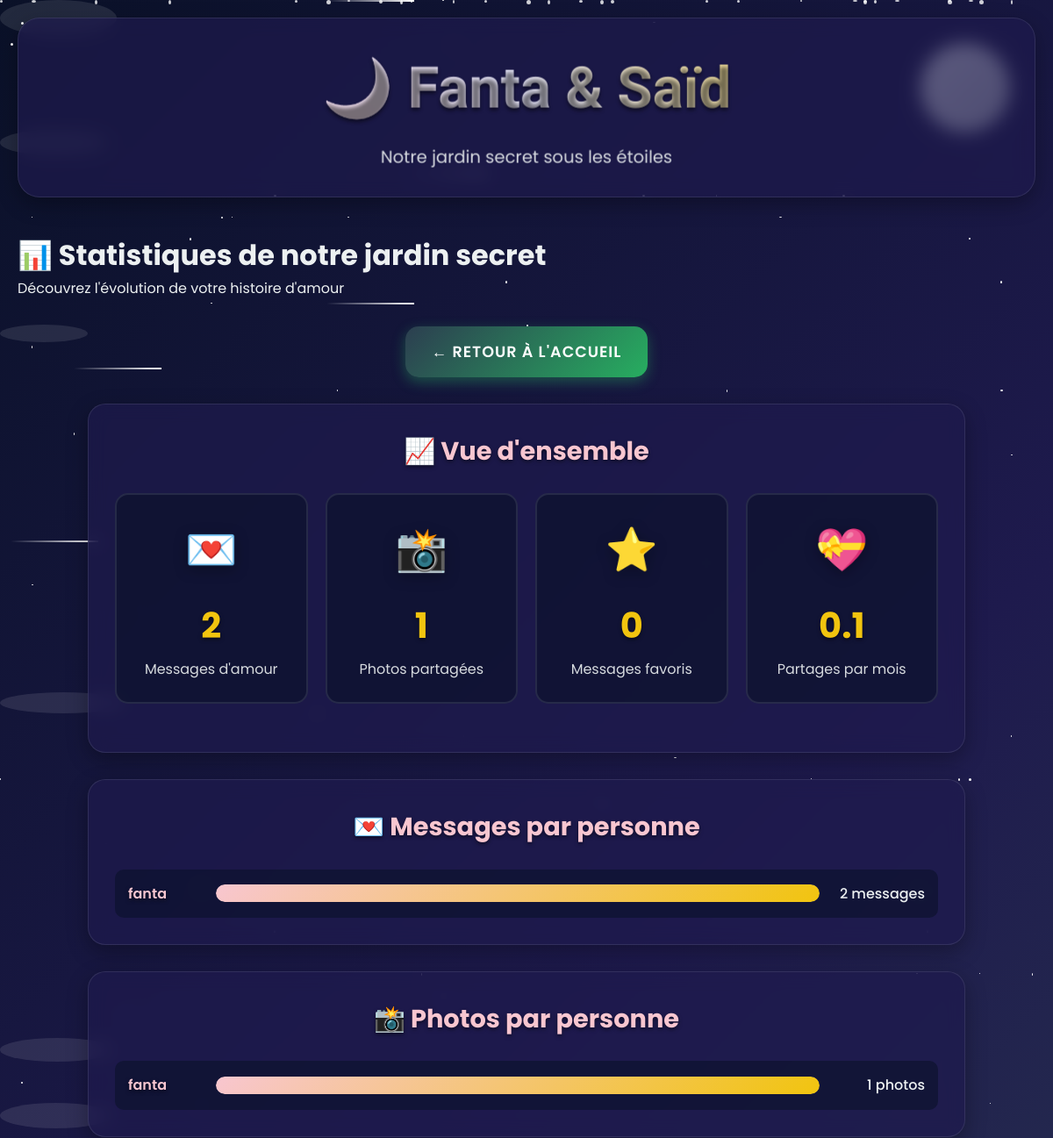
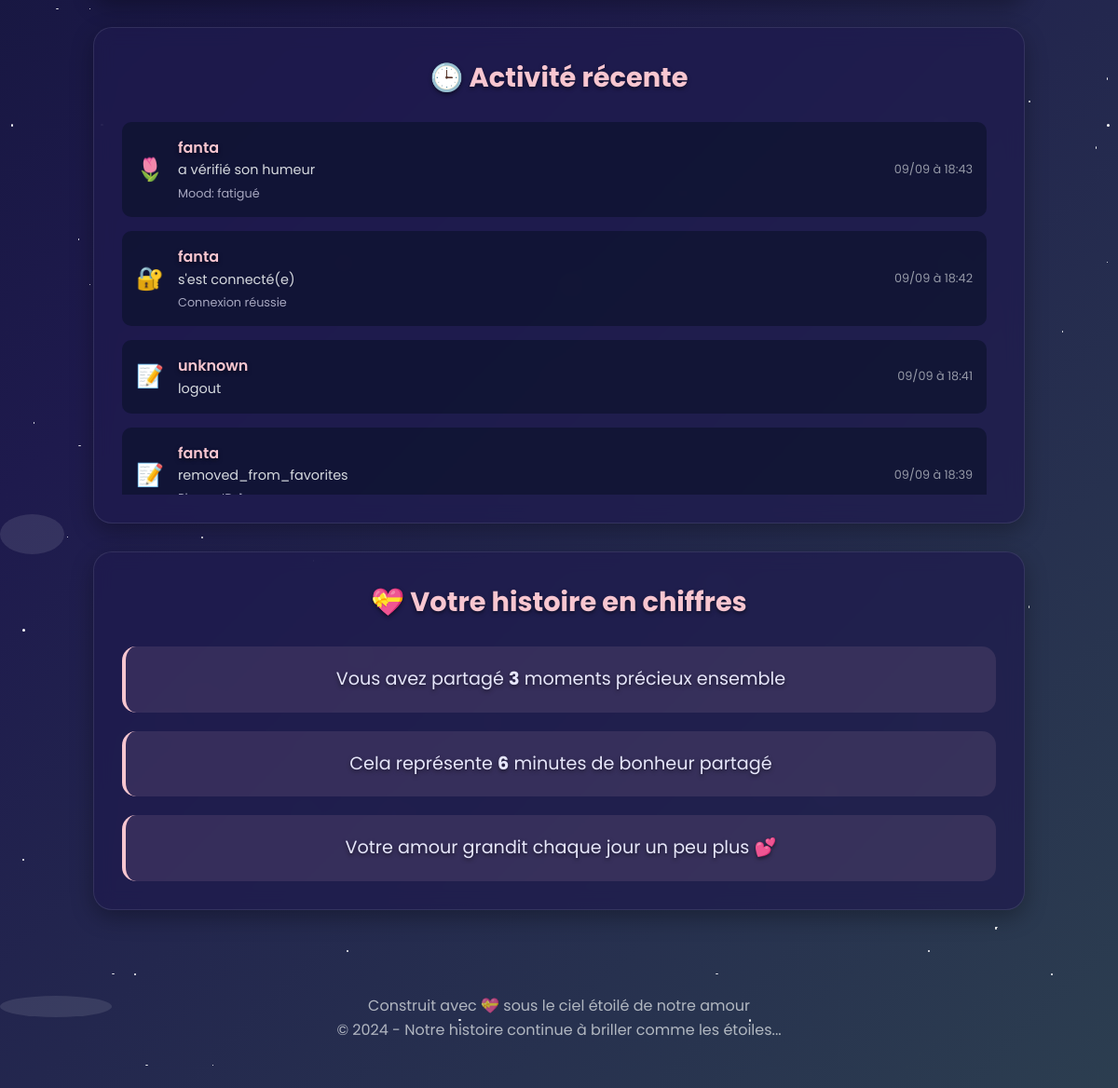
The app's page /stats (signed in) with its own data (2 pictures, top to bottom).
### app.py (models this page shows)
class Statistics(db.Model):
    id = db.Column(db.Integer, primary_key=True)
    user = db.Column(db.String(50), nullable=False)
    action = db.Column(db.String(50), nullable=False)  # 'message_added', 'photo_uploaded', etc.
    date = db.Column(db.DateTime, default=datetime.utcnow)
    details = db.Column(db.String(200))

### app.py (the view)
@app.route('/stats')
@login_required
def stats():
    total_messages = Phrase.query.count()
    total_photos = Photo.query.count()
    favoris_count = Phrase.query.filter_by(est_favori=True).count()
    total_letters = LoveLetter.query.count()
    total_memories = SpecialMemory.query.count()
    messages_by_user = db.session.query(
        Phrase.auteur,
        db.func.count(Phrase.id).label('count')
    ).group_by(Phrase.auteur).all()
    photos_by_user = db.session.query(
        Photo.auteur,
        db.func.count(Photo.id).label('count')
    ).group_by(Photo.auteur).all()
    recent_activity = Statistics.query.order_by(
        Statistics.date.desc()
    ).limit(20).all()
    return render_template('stats.html',
                         total_messages=total_messages,
                         total_photos=total_photos,
                         favoris_count=favoris_count,
                         total_letters=total_letters,
                         total_memories=total_memories,
                         messages_by_user=messages_by_user,
                         photos_by_user=photos_by_user,
                         recent_activity=recent_activity,
                         user=current_user.username)

### app.py (called while the page is built)
@login_manager.user_loader
def load_user(user_id):
    return User.query.get(int(user_id))

### templates/stats.html
{% extends "base.html" %}
{% block content %}
<div class="header-container">
    <h1>📊 Statistiques de notre jardin secret</h1>
    <p>Découvrez l'évolution de votre histoire d'amour</p>
</div>
<div class="navigation-links">
    <a href="{{ url_for('index') }}" class="btn btn-secondary">← Retour à l'accueil</a>
</div>
<div class="stats-container">
    <div class="stats-section">
        <h2>📈 Vue d'ensemble</h2>
        <div class="stats-grid">
            <div class="stat-card">
                <div class="stat-icon">💌</div>
                <div class="stat-info">
                    <div class="stat-number">{{ total_messages }}</div>
                    <div class="stat-label">Messages d'amour</div>
                </div>
            </div>
            <div class="stat-card">
                <div class="stat-icon">📸</div>
                <div class="stat-info">
                    <div class="stat-number">{{ total_photos }}</div>
                    <div class="stat-label">Photos partagées</div>
                </div>
            </div>
            <div class="stat-card">
                <div class="stat-icon">⭐</div>
                <div class="stat-info">
                    <div class="stat-number">{{ favoris_count }}</div>
                    <div class="stat-label">Messages favoris</div>
                </div>
            </div>
            <div class="stat-card">
                <div class="stat-icon">💝</div>
                <div class="stat-info">
                    <div class="stat-number">{{ ((total_messages + total_photos) / 30) | round(1) }}</div>
                    <div class="stat-label">Partages par mois</div>
                </div>
            </div>
        </div>
    </div>
    <div class="stats-section">
        <h2>💌 Messages par personne</h2>
        <div class="user-stats">
            {% for user_stat in messages_by_user %}
                <div class="user-stat-item">
                    <div class="user-name">{{ user_stat.auteur }}</div>
                    <div class="user-bar">
                        <div class="user-bar-fill" style="width: {{ (user_stat.count / total_messages * 100) if total_messages > 0 else 0 }}%"></div>
                    </div>
                    <div class="user-count">{{ user_stat.count }} messages</div>
                </div>
            {% endfor %}
        </div>
    </div>
    {% if photos_by_user %}
    <div class="stats-section">
        <h2>📸 Photos par personne</h2>
        <div class="user-stats">
            {% for user_stat in photos_by_user %}
                <div class="user-stat-item">
                    <div class="user-name">{{ user_stat.auteur }}</div>
                    <div class="user-bar">
                        <div class="user-bar-fill" style="width: {{ (user_stat.count / total_photos * 100) if total_photos > 0 else 0 }}%"></div>
                    </div>
                    <div class="user-count">{{ user_stat.count }} photos</div>
                </div>
            {% endfor %}
        </div>
    </div>
    {% endif %}
    <div class="stats-section">
        <h2>🕒 Activité récente</h2>
        <div class="activity-list">
            {% for activity in recent_activity %}
                <div class="activity-item">
                    <div class="activity-icon">
                        {% if activity.action == 'login' %}🔐
                        {% elif activity.action == 'message_added' %}💌
                        {% elif activity.action == 'photo_uploaded' %}📸
                        {% elif activity.action == 'phrase_liked' %}❤️
                        {% elif activity.action == 'photo_liked' %}❤️
                        {% elif activity.action == 'mood_checked' %}🌷
                        {% elif activity.action == 'search' %}🔍
                        {% else %}📝
                        {% endif %}
                    </div>
                    <div class="activity-info">
                        <div class="activity-user">{{ activity.user }}</div>
                        <div class="activity-description">
                            {% if activity.action == 'login' %}s'est connecté(e)
                            {% elif activity.action == 'message_added' %}a ajouté un message
                            {% elif activity.action == 'photo_uploaded' %}a uploadé une photo
                            {% elif activity.action == 'phrase_liked' %}a liké un message
                            {% elif activity.action == 'photo_liked' %}a liké une photo
                            {% elif activity.action == 'mood_checked' %}a vérifié son humeur
                            {% elif activity.action == 'search' %}a effectué une recherche
                            {% else %}{{ activity.action }}
                            {% endif %}
                        </div>
                        {% if activity.details %}
                            <div class="activity-details">{{ activity.details }}</div>
                        {% endif %}
                    </div>
                    <div class="activity-date">{{ activity.date.strftime('%d/%m à %H:%M') }}</div>
                </div>
            {% endfor %}
        </div>
    </div>
    <div class="stats-section">
        <h2>💝 Votre histoire en chiffres</h2>
        <div class="love-stats">
            <div class="love-stat">
                <p>Vous avez partagé <strong>{{ total_messages + total_photos }}</strong> moments précieux ensemble</p>
            </div>
            <div class="love-stat">
                <p>Cela représente <strong>{{ ((total_messages + total_photos) * 2) | round }}</strong> minutes de bonheur partagé</p>
            </div>
            <div class="love-stat">
                <p>Votre amour grandit chaque jour un peu plus 💕</p>
            </div>
        </div>
    </div>
</div>
{% endblock %}

### templates/base.html (shortened to what this page needs)
<!DOCTYPE html>
<html lang="fr">
<head>
    <link rel="stylesheet" href="{{ url_for('static', filename='style.css') }}">
</head>
<body>
    <div class="magic-background">
        {% for _ in range(150) %}
            <div class="star" style="
                top: {{ range(0, 100)|random }}%;
                left: {{ range(0, 100)|random }}%;
                width: {{ range(1, 4)|random }}px;
                height: {{ range(1, 4)|random }}px;
                animation-delay: {{ range(0, 8)|random }}s;
            "></div>
        {% endfor %}
        {% for _ in range(5) %}
            <div class="meteor" style="
                top: {{ range(0, 50)|random }}%;
                left: {{ range(0, 50)|random }}%;
                animation-delay: {{ range(0, 10)|random }}s;
            "></div>
        {% endfor %}
        {% for _ in range(8) %}
            <div class="cloud" style="
                top: {{ range(0, 100)|random }}%;
                width: {{ range(50, 200)|random }}px;
                height: {{ range(20, 60)|random }}px;
                animation-delay: {{ range(0, 30)|random }}s;
                animation-duration: {{ range(20, 60)|random }}s;
            "></div>
        {% endfor %}
        {% for _ in range(30) %}
            <div class="snowflake" style="
                left: {{ range(0, 100)|random }}%;
                width: {{ range(2, 6)|random }}px;
                height: {{ range(2, 6)|random }}px;
                animation-delay: {{ range(0, 10)|random }}s;
                animation-duration: {{ range(5, 15)|random }}s;
            "></div>
        {% endfor %}
    </div>
    <div class="moon"></div>
    <div class="container">
        <header class="main-header">
            <div class="logo">
                <h1>🌙 Fanta & Saïd</h1>
                <p>Notre jardin secret sous les étoiles</p>
            </div>
        </header>
        <main>
            {% block content %}{% endblock %}
        </main>
        <footer class="main-footer">
            <p>Construit avec 💝 sous le ciel étoilé de notre amour</p>
            <p>© 2024 - Notre histoire continue à briller comme les étoiles...</p>
        </footer>
    </div>
</body>
</html>

### records on screen
Statistics: user "fanta", action "a vérifié son humeur", details "Mood: fatigué", date "09/09 à 18:43"
Statistics: user "fanta", action "s'est connecté(e)", details "Connexion réussie", date "09/09 à 18:42"
Statistics: user "unknown", action "logout", date "09/09 à 18:41"
Statistics: user "fanta", action "removed_from_favorites", date "09/09 à 18:39"

### other values on screen
{{ total_messages }} "2"
{{ total_photos }} "1"
{{ favoris_count }} "0"
{{ ((total_messages + total_photos) / 30) | round(1) }} "0.1"
{{ user_stat.auteur }} "fanta"
{{ user_stat.count }} "2"
{{ user_stat.count }} "1"
{{ total_messages + total_photos }} "3"
{{ ((total_messages + total_photos) * 2) | round }} "6"
